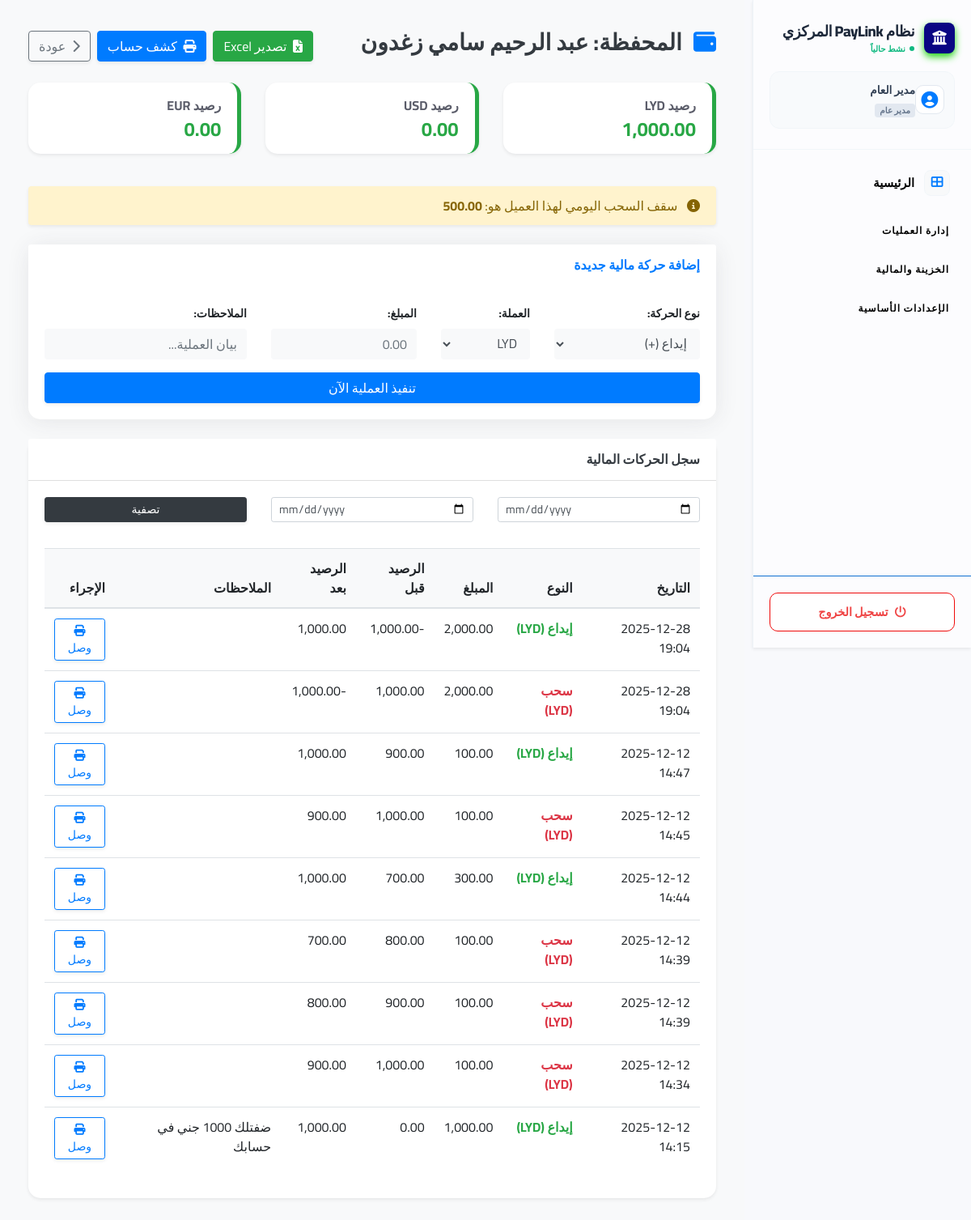
The app's page /client_details.php?id=5 (signed in) with its own data.
### tables this page shows
CREATE TABLE `clients` (
  `id` int(11) UNSIGNED NOT NULL,
  `full_name` varchar(100) NOT NULL,
  `branch_id` int(11) NOT NULL DEFAULT 0,
  `phone` varchar(50) DEFAULT NULL,
  `id_number` varchar(50) DEFAULT NULL,
  `passport_image_path` varchar(255) DEFAULT NULL,
  `is_active` tinyint(1) NOT NULL DEFAULT 1 COMMENT '1:Active, 0:Inactive',
  `phone_number` varchar(20) DEFAULT NULL,
  `address` text DEFAULT NULL,
  `created_at` timestamp NOT NULL DEFAULT current_timestamp(),
  `bank_name` varchar(100) DEFAULT NULL,
  `account_number` varchar(100) DEFAULT NULL,
  `email` varchar(100) DEFAULT NULL,
  `password` varchar(255) DEFAULT NULL,
  `daily_withdrawal_limit` decimal(15,2) DEFAULT 0.00
);

CREATE TABLE `client_transactions` (
  `id` int(11) NOT NULL,
  `client_id` int(11) UNSIGNED NOT NULL,
  `user_id` int(11) NOT NULL COMMENT 'المستخدم الذي أجرى العملية',
  `transaction_type` enum('DEPOSIT','WITHDRAW','SETTLEMENT') NOT NULL,
  `currency_code` varchar(3) NOT NULL,
  `amount` decimal(18,4) NOT NULL,
  `balance_before` decimal(18,4) NOT NULL,
  `balance_after` decimal(18,4) NOT NULL,
  `notes` text DEFAULT NULL,
  `invoice_path` varchar(255) DEFAULT NULL COMMENT 'مسار الفاتورة المصدرة',
  `created_at` datetime DEFAULT current_timestamp(),
  `is_deleted` tinyint(1) NOT NULL DEFAULT 0 COMMENT '0:Not Deleted, 1:Soft Deleted'
);

### client_details.php (the view, shortened to what this page needs)
<?php
require_once 'db_connect.php';
$client_id = intval($_GET['id'] ?? 0);
$supported_currencies = ['LYD', 'USD', 'EUR'];
$client_q = $conn->prepare("SELECT full_name, email, daily_withdrawal_limit FROM clients WHERE id = ?");
$client_q->bind_param("i", $client_id);
$client_q->execute();
$client_res = $client_q->get_result();
if ($row = $client_res->fetch_assoc()) {
    $client_data = $row;
} else {
    header("Location: clients_management.php"); exit;
}
$balances = array_fill_keys($supported_currencies, 0.00);
$bal_q = $conn->prepare("SELECT currency_code, current_balance FROM client_balances WHERE client_id = ?");
$bal_q->bind_param("i", $client_id);
$bal_q->execute();
$res = $bal_q->get_result();
while ($r = $res->fetch_assoc()) { $balances[$r['currency_code']] = (float)$r['current_balance']; }
$start = $_GET['start_date'] ?? '';
$end = $_GET['end_date'] ?? '';
$where = "WHERE t.client_id = $client_id AND t.is_deleted = 0";
$query = "SELECT t.*, u.full_name AS user_name FROM client_transactions t JOIN users u ON t.user_id = u.id $where ORDER BY t.created_at DESC";
$transactions_data = $conn->query($query);
include 'header.php';
?>
<div class="container-fluid py-3" dir="rtl">
    <div class="d-flex justify-content-between align-items-center mb-4 flex-wrap">
        <h1 class="h3 font-weight-bold text-dark"><i class="fas fa-wallet text-primary ml-2"></i> المحفظة: <?php echo htmlspecialchars($client_data['full_name']); ?></h1>
        <div class="d-flex">
            <button onclick="exportClientTransactions()" class="btn btn-success shadow-sm ml-2">
                <i class="fas fa-file-excel ml-1"></i> تصدير Excel
            </button>
            <a href="print_ledger.php?id=<?php echo $client_id; ?>&start_date=<?php echo $start; ?>&end_date=<?php echo $end; ?>" target="_blank" class="btn btn-primary shadow-sm ml-2">
                <i class="fas fa-print ml-1"></i> كشف حساب
            </a>
            <a href="clients_management.php" class="btn btn-outline-secondary shadow-sm"><i class="fas fa-chevron-right ml-1"></i> عودة</a>
        </div>
    </div>
    <div class="row mb-4">
        <?php foreach ($supported_currencies as $cur): $bal = $balances[$cur] ?? 0; ?>
            <div class="col-6 col-md-4 mb-3">
                <div class="card balance-card shadow-sm border-right-lg border-<?php echo ($bal >= 0) ? 'success' : 'danger'; ?>" style="border-right: 5px solid;">
                    <div class="card-body py-3 text-right">
                        <div class="text-xs font-weight-bold text-uppercase mb-1" style="color: var(--dark);">رصيد <?php echo $cur; ?></div>
                        <div class="h4 mb-0 font-weight-bold <?php echo ($bal >= 0) ? 'text-success' : 'text-danger'; ?>">
                            <?php echo number_format($bal, 2); ?>
                        </div>
                    </div>
                </div>
            </div>
        <?php endforeach; ?>
    </div>
    <?php if ($client_data['daily_withdrawal_limit'] > 0): ?>
    <div class="alert alert-warning border-0 shadow-sm text-right mb-4">
        <i class="fas fa-info-circle ml-2"></i> سقف السحب اليومي لهذا العميل هو: <strong><?php echo number_format($client_data['daily_withdrawal_limit'], 2); ?></strong>
    </div>
    <?php endif; ?>
    <div class="card trx-form mb-4">
        <div class="card-header bg-white border-0 py-3 text-right"><h6 class="m-0 font-weight-bold text-primary">إضافة حركة مالية جديدة</h6></div>
        <div class="card-body">
            <form method="POST">
                <div class="row text-right">
                    <div class="col-md-3 col-6 mb-3">
                        <label class="small font-weight-bold">نوع الحركة:</label>
                        <select name="transaction_type" class="form-control border-0 bg-light" required>
                            <option value="DEPOSIT">إيداع (+)</option>
                        </select>
                    </div>
                    <div class="col-md-2 col-6 mb-3">
                        <label class="small font-weight-bold">العملة:</label>
                        <select name="currency_code" class="form-control border-0 bg-light">
                            <?php foreach($supported_currencies as $c) echo "<option value='$c'>$c</option>"; ?>
                        </select>
                    </div>
                    <div class="col-md-3 mb-3">
                        <label class="small font-weight-bold">المبلغ:</label>
                        <input type="number" step="0.01" class="form-control border-0 bg-light" name="amount" required placeholder="0.00">
                    </div>
                    <div class="col-md-4 mb-3">
                        <label class="small font-weight-bold">الملاحظات:</label>
                        <input type="text" class="form-control border-0 bg-light" name="notes" placeholder="بيان العملية...">
                    </div>
                </div>
                <button type="submit" class="btn btn-primary btn-block shadow-sm">تنفيذ العملية الآن</button>
            </form>
        </div>
    </div>
    <div class="card shadow-sm border-0" style="border-radius: 15px;">
        <div class="card-header bg-white py-3 d-flex justify-content-between align-items-center flex-wrap text-right">
            <h6 class="m-0 font-weight-bold text-dark">سجل الحركات المالية</h6>
        </div>
        <div class="card-body">
            <form method="GET" class="row mb-4">
                <div class="col-md-4 col-6"><input type="date" name="start_date" class="form-control form-control-sm mb-2" value="<?php echo htmlspecialchars($start); ?>"></div>
                <div class="col-md-4 col-6"><input type="date" name="end_date" class="form-control form-control-sm mb-2" value="<?php echo htmlspecialchars($end); ?>"></div>
                <div class="col-md-4 col-12"><button type="submit" class="btn btn-sm btn-dark btn-block shadow-sm">تصفية</button></div>
            </form>
            <div class="table-responsive">
                <table class="table table-hover text-right" id="trxTable">
                    <thead class="bg-light">
                        <tr>
                            <th>التاريخ</th><th>النوع</th><th>المبلغ</th><th>الرصيد قبل</th><th>الرصيد بعد</th><th>الملاحظات</th><th>الإجراء</th>
                        </tr>
                    </thead>
                    <tbody>
                        <?php if($transactions_data && $transactions_data->num_rows > 0): while($row = $transactions_data->fetch_assoc()): ?>
                            <tr>
                                <td data-label="التاريخ:"><?php echo date('Y-m-d H:i', strtotime($row['created_at'])); ?></td>
                                <td data-label="النوع:" class="font-weight-bold <?php echo ($row['transaction_type'] == 'DEPOSIT') ? 'text-success' : 'text-danger'; ?>">
                                    <?php echo ($row['transaction_type'] == 'DEPOSIT') ? 'إيداع' : 'سحب'; ?> (<?php echo $row['currency_code']; ?>)
                                </td>
                                <td data-label="المبلغ:"><?php echo number_format($row['amount'], 2); ?></td>
                                <td data-label="الرصيد قبل:"><?php echo number_format($row['balance_before'], 2); ?></td>
                                <td data-label="الرصيد بعد:"><?php echo number_format($row['balance_after'], 2); ?></td>
                                <td data-label="الملاحظات:"><?php echo htmlspecialchars($row['notes']); ?></td>
                                <td data-label="الإجراء:">
                                    <a href="print_ledger.php?id=<?php echo $client_id; ?>&trx_id=<?php echo $row['id']; ?>" target="_blank" class="btn btn-sm btn-outline-primary shadow-sm">
                                        <i class="fas fa-print"></i> وصل
                                    </a>
                                </td>
                            </tr>
                        <?php endwhile; else: ?>
                            <tr><td colspan="7" class="text-center">لا توجد حركات مالية مسجلة</td></tr>
                        <?php endif; ?>
                    </tbody>
                </table>
            </div>
        </div>
    </div>
</div>
<?php include 'footer.php'; ?>

### header.php (style rules this page uses)
:root { --light-bg: #f8f9fa; --primary-color: #007bff; }
body { font-family: 'Cairo', sans-serif; background-color: var(--light-bg); margin: 0; padding: 0; text-align: right; direction: rtl; overflow-x: hidden; }

### sidebar.php (style rules this page uses)
:root { --sb-bg: #ffffff90; --sb-accent: #0a0683; --sb-text: #000000; --sb-title: #000000; --sb-hover: #f8fafc; --sb-active-bg: #eff6ff; }

### client_details.php (style rules this page uses)
:root { --primary: #4e73df; --success: #1cc88a; --danger: #e74a3b; --purple: #6f42c1; --dark: #5a5c69; }
body { background-color: #f8f9fc; }
.balance-card { border-radius: 15px; border: none; transition: transform 0.2s; }
.trx-form { border-radius: 15px; border: none; background: #fff; box-shadow: 0 0.15rem 1.75rem 0 rgba(58, 59, 69, 0.1); }

### records on screen
clients: full_name "عبد الرحيم سامي زغدون", daily_withdrawal_limit "500.00"
client_transactions: created_at "2025-12-28 19:04", transaction_type "إيداع", currency_code "LYD", amount "2,000.00", balance_before "-1,000.00", balance_after "1,000.00"
client_transactions: created_at "2025-12-28 19:04", transaction_type "سحب", currency_code "LYD", amount "2,000.00", balance_before "1,000.00", balance_after "-1,000.00"
client_transactions: created_at "2025-12-12 14:47", transaction_type "إيداع", currency_code "LYD", amount "100.00", balance_before "900.00", balance_after "1,000.00"
client_transactions: created_at "2025-12-12 14:45", transaction_type "سحب", currency_code "LYD", amount "100.00", balance_before "1,000.00", balance_after "900.00"
client_transactions: created_at "2025-12-12 14:44", transaction_type "إيداع", currency_code "LYD", amount "300.00", balance_before "700.00", balance_after "1,000.00"
client_transactions: created_at "2025-12-12 14:39", transaction_type "سحب", currency_code "LYD", amount "100.00", balance_before "800.00", balance_after "700.00"
client_transactions: created_at "2025-12-12 14:39", transaction_type "سحب", currency_code "LYD", amount "100.00", balance_before "900.00", balance_after "800.00"
client_transactions: created_at "2025-12-12 14:34", transaction_type "سحب", currency_code "LYD", amount "100.00", balance_before "1,000.00", balance_after "900.00"
client_transactions: created_at "2025-12-12 14:15", transaction_type "إيداع", currency_code "LYD", amount "1,000.00", balance_before "0.00", balance_after "1,000.00", notes "ضفتلك 1000 جني في حسابك"

### other values on screen
$display_name "نظام PayLink المركزي"
$user_full_name "مدير العام"
$raw_user_role "مدير عام"
__('Dashboard') "الرئيسية"
__('System Management') "إدارة العمليات"
__('Financial Management') "الخزينة والمالية"
__('System Settings') "الإعدادات الأساسية"
__('Logout') "تسجيل الخروج"
$cur "LYD"
$bal "1,000.00"
$cur "USD"
$bal "0.00"
$cur "EUR"
form field currency_code "LYD"
